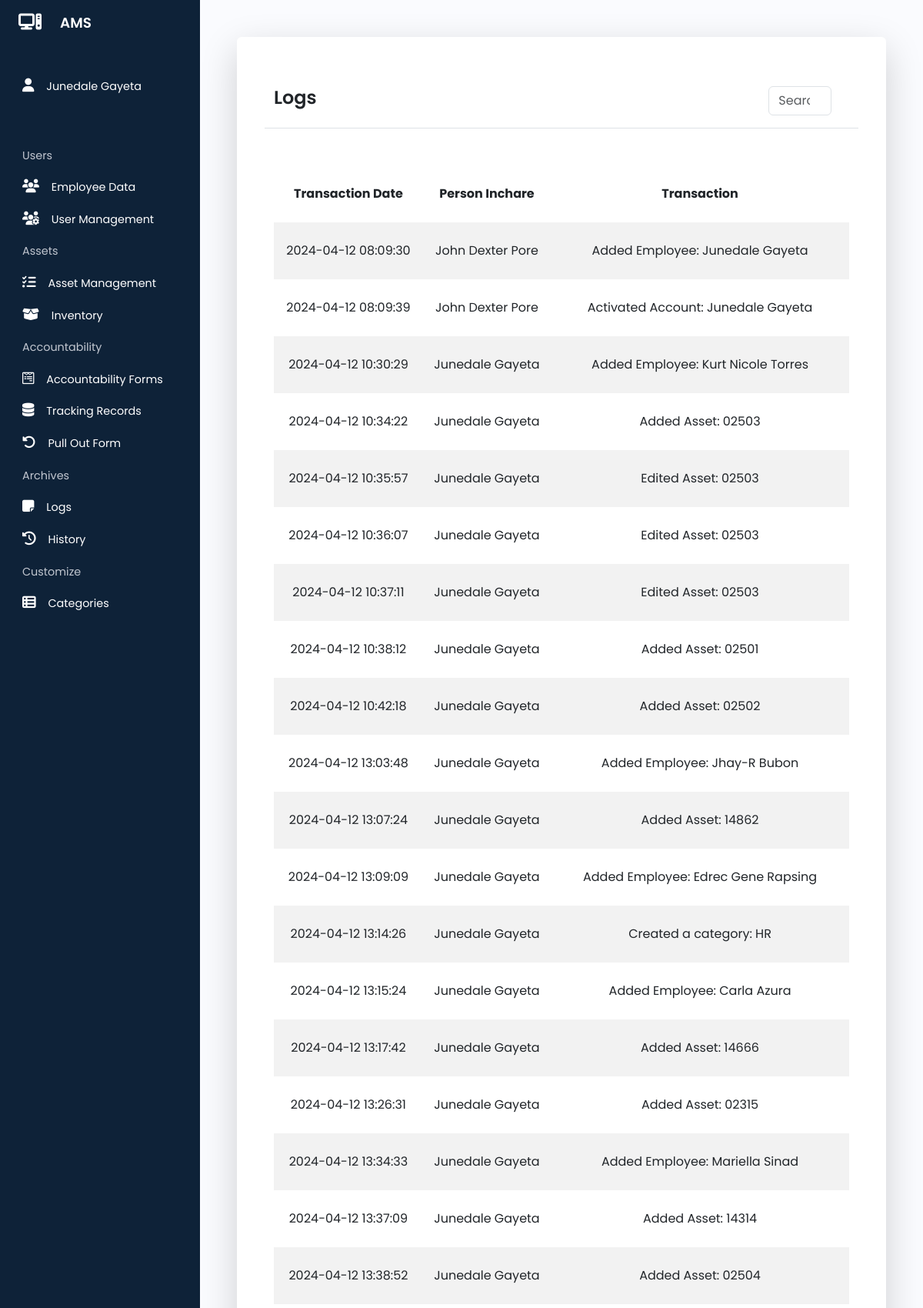
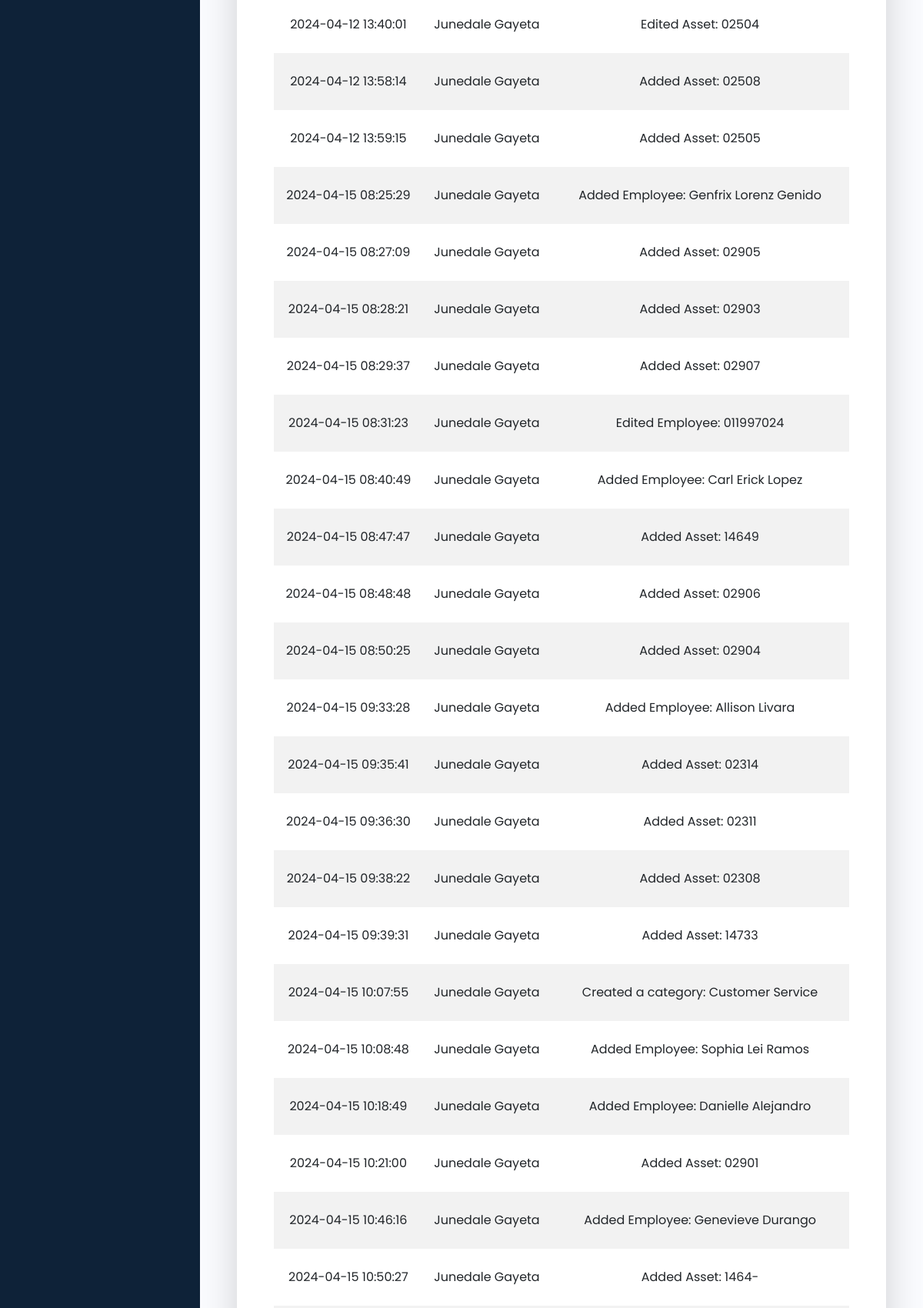
/pages/logs.php (signed in, upper part), run on the app's committed database (2 pictures, top to bottom).
### tables this page shows
CREATE TABLE `employee_data` (
  `id` int(200) NOT NULL,
  `employee_number` varchar(200) NOT NULL,
  `email` varchar(200) NOT NULL,
  `last_name` varchar(200) NOT NULL,
  `first_name` varchar(200) NOT NULL,
  `department` varchar(200) NOT NULL,
  `branch` varchar(200) NOT NULL,
  `location` varchar(200) NOT NULL,
  `designation` varchar(200) NOT NULL
);

CREATE TABLE `logs` (
  `id` int(200) NOT NULL,
  `transaction` varchar(200) NOT NULL,
  `person_incharge` varchar(200) NOT NULL,
  `date_time_transaction` datetime NOT NULL DEFAULT current_timestamp()
);

### php/auto_redirect.php (called while the page is built, shortened)
<?php
include 'db_conn.php';
if (isset($_COOKIE['asset_management_user'])) {
    $user_email = $_COOKIE['asset_management_user'];
    $login_query = "SELECT * FROM user_data WHERE email = '$user_email'";
    $login_result = mysqli_query($conn, $login_query);
    $login_count = mysqli_num_rows($login_result);
    if ($login_count == 1) {
        $login_get_result = mysqli_fetch_assoc($login_result);
        $user_employee_number = $login_get_result['employee_number'];
        $get_name_query = "SELECT * FROM employee_data WHERE employee_number = '$user_employee_number'";
        $get_name_result = mysqli_query($conn, $get_name_query);
        $get_name_row = mysqli_fetch_assoc($get_name_result);
        $user_first_name = $get_name_row['first_name'];
        $user_last_name = $get_name_row['last_name'];
        $user_full_name = $user_first_name . ' ' . $user_last_name;
    } else {
        header("Location: /asset_management/index.php");
    }
} else {
    echo '<script>
                window.location.href = "/asset_management/index.php";
            </script>';
}
?>

### php/archives.php (called while the page is built)
<?php
include 'db_conn.php';
$logs_query = "SELECT * FROM logs";
$logs_result = mysqli_query($conn, $logs_query);
?>

### pages/logs.php (the view, shortened to what this page needs)
<?php
include '../php/archives.php';
include '../php/auto_redirect.php';
?>
<!DOCTYPE html>
<html lang="en">
<head>
    <link href="https://cdn.lineicons.com/4.0/lineicons.css" rel="stylesheet" />
    <link rel="stylesheet" href="https://cdnjs.cloudflare.com/ajax/libs/font-awesome/6.5.1/css/all.min.css"
 />
    <link href="https://cdn.jsdelivr.net/npm/bootstrap@5.3.0-alpha3/dist/css/bootstrap.min.css" rel="stylesheet"
>
    <link rel="stylesheet" href="../style/sidebar.css">
    <link rel="stylesheet" href="../style/table.css">
</head>
<body>
    <div class="wrapper">
        <?php include 'sidebar.php'; ?>
        <div class="main p-5" style="height: 100vh">
            <div class="container-fluid shadow-lg bg-body rounded p-5 h-100">
                <div class="border-bottom row align-items-center mb-5 py-3">
                    <div class="col-10">
                        <h1>Logs</h1>
                    </div>
                    <div class="col-2">
                        <?php include 'search_bar.php' ?>
                    </div>
                </div>
                <div class="row h-75 overflow-auto">
                    <div class="col-12">
                        <table id="table" class="table table-borderless table-striped">
                            <thead class="sticky">
                                <tr>
                                    <th scope="col">Transaction Date</th>
                                    <th scope="col">Person Inchare</th>
                                    <th scope="col">Transaction</th>
                                </tr>
                            </thead>
                            <tbody>
                                <?php
                                foreach ($logs_result as $logs_result_row) {
                                    echo '<tr>';
                                    echo "<td>" . $logs_result_row['date_time_transaction'] . "</td>";
                                    echo "<td>" . $logs_result_row['person_incharge'] . "</td>";
                                    echo "<td>" . $logs_result_row['transaction'] . "</td>";
                                    echo '</tr>';
                                }
                                ?>
                            </tbody>
                        </table>
                    </div>
                </div>
            </div>
        </div>
    </div>
</body>
</html>

### pages/sidebar.php (shortened to what this page needs)
<aside id="sidebar" class="expand">
    <div class="d-flex">
        <button class="toggle-btn" type="button">
            <i class="fa-solid fa-computer"></i>
        </button>
        <div class="sidebar-logo">
            <a href="#">AMS</a>
        </div>
    </div>
    <ul class="sidebar-nav">
        <li class="sidebar-item mb-5">
            <a class="sidebar-link">
                <i class="fa-solid fa-user"></i>
                <span>
                    <?php echo $user_full_name ?>
                </span>
            </a>
        </li>
        <li class="sidebar-item">
            <a class="sidebar-caption">
                <span>Users</span>
            </a>
        </li>
        <li class="sidebar-item">
            <a href="employee_data.php" class="sidebar-link">
                <i class="fa-solid fa-users"></i>
                <span>Employee Data</span>
            </a>
        </li>
        <li class="sidebar-item">
            <a href="user_management.php" class="sidebar-link">
                <i class="fa-solid fa-users-gear"></i>
                <span>User Management</span>
            </a>
        </li>
        <li class="sidebar-item">
            <a class="sidebar-caption">
                <span>Assets</span>
            </a>
        </li>
        <li class="sidebar-item">
            <a href="asset_management.php" class="sidebar-link">
                <i class="fa-solid fa-list-check"></i>
                <span>Asset Management</span>
            </a>
        </li>
        <li class="sidebar-item">
            <a href="inventory.php" class="sidebar-link">
                <i class="fa-solid fa-box-open"></i>
                <span>Inventory</span>
            </a>
        </li>
        <li class="sidebar-item">
            <a class="sidebar-caption">
                <span>Accountability</span>
            </a>
        </li>
        <li class="sidebar-item">
            <a href="accountability_forms.php" class="sidebar-link">
                <i class="fa-brands fa-wpforms"></i>
                <span>Accountability Forms</span>
            </a>
        </li>
        <li class="sidebar-item">
            <a href="tracking_records.php" class="sidebar-link">
                <i class="fa-solid fa-database"></i>
                <span>Tracking Records</span>
            </a>
        </li>
        <li class="sidebar-item">
            <a href="print_pull_out.php" class="sidebar-link">
                <i class="fa-solid fa-rotate-left"></i>
                <span>Pull Out Form</span>
            </a>
        </li>
        <li class="sidebar-item">
            <a class="sidebar-caption">
                <span>Archives</span>
            </a>
        </li>
        <li class="sidebar-item">
            <a href="logs.php" class="sidebar-link">
                <i class="fa-solid fa-note-sticky"></i>
                <span>Logs</span>
            </a>
        </li>
        <li class="sidebar-item">
            <a href="history.php" class="sidebar-link">
                <i class="fa-solid fa-clock-rotate-left"></i>
                <span>History</span>
            </a>
        </li>
        <li class="sidebar-item">
            <a class="sidebar-caption">
                <span>Customize</span>
            </a>
        </li>
        <li class="sidebar-item">
            <a href="categories.php" class="sidebar-link">
                <i class="fa-solid fa-table-list"></i>
                <span>Categories</span>
            </a>
        </li>
    </ul>
</aside>

### style/sidebar.css (style rules this page uses)
a { text-decoration: none; }
li { list-style: none; }
h1 { font-weight: 600; font-size: 1.5rem; }
body { font-family: "Poppins", sans-serif; min-height: 100vh; height: 100vh; width: 100%; overflow: auto; }
.wrapper { display: flex; }
.main { min-height: 100vh; height: 100vh !important; width: 100%; overflow: auto; transition: all 0.35s ease-in-out; background-color: #fafbfe; display: flex; flex-direction: column; }
#sidebar { width: 70px; min-width: 70px; z-index: 1000; transition: all 0.25s ease-in-out; background-color: #0e2238; display: flex; flex-direction: column; }
#sidebar.expand { width: 260px; min-width: 260px; }
.toggle-btn { background-color: transparent; cursor: pointer; border: 0; padding: 1rem 1.5rem; }
.toggle-btn i { font-size: 1.5rem; color: #fff; }
.sidebar-logo { margin: auto 0; }
.sidebar-logo a { color: #fff; font-size: 1.15rem; font-weight: 600; }
#sidebar a.sidebar-link span, #sidebar a.sidebar-caption span { transition: opacity 0.25s ease-in-out, width 0.5s ease-in-out; opacity: 0; width: 0; }
#sidebar.expand a.sidebar-link span, #sidebar.expand a.sidebar-caption span { opacity: 1; width: auto; }
.sidebar-nav { padding: 2rem 0; flex: 1 1 auto; overflow-y: auto; height: 30vh; }
a.sidebar-link { padding: 0.625rem 1.625rem; color: #fff; display: block; font-size: 0.9rem; white-space: nowrap; border-left: 3px solid transparent; }
a.sidebar-caption { padding: 0.625rem 1.625rem; color: #c2c7d0; display: block; font-size: 0.9rem; white-space: nowrap; border-left: 3px solid transparent; }
.sidebar-link i, .sidebar-caption i { font-size: 1.1rem; margin-right: 0.75rem; }
.sidebar-item { position: relative; }
.main { animation: fadeIn 0.5s ease-in-out; }
.sidebar-nav { scrollbar-width: none; }

### style/table.css (style rules this page uses)
.table td, .table th { text-align: center; margin-top: 0%; white-space: nowrap; background-color: white; padding-top: 25px; padding-bottom: 25px; }
.sticky { position: sticky; top: 0; background-color: white; z-index: 1; }

### pages/logs.php (style rules this page uses)
.main { animation: revealDown 0.5s ease-in-out; }

### data on the page
employee_data: user_full_name "Junedale Gayeta"
logs: date_time_transaction "2024-04-12 08:09:30", person_incharge "John Dexter Pore", transaction "Added Employee: Junedale Gayeta"
logs: date_time_transaction "2024-04-12 08:09:39", person_incharge "John Dexter Pore", transaction "Activated Account: Junedale Gayeta"
logs: date_time_transaction "2024-04-12 10:30:29", person_incharge "Junedale Gayeta", transaction "Added Employee: Kurt Nicole Torres"
logs: date_time_transaction "2024-04-12 10:34:22", person_incharge "Junedale Gayeta", transaction "Added Asset: 02503"
logs: date_time_transaction "2024-04-12 10:35:57", person_incharge "Junedale Gayeta", transaction "Edited Asset: 02503"
logs: date_time_transaction "2024-04-12 10:36:07", person_incharge "Junedale Gayeta", transaction "Edited Asset: 02503"
logs: date_time_transaction "2024-04-12 10:37:11", person_incharge "Junedale Gayeta", transaction "Edited Asset: 02503"
logs: date_time_transaction "2024-04-12 10:38:12", person_incharge "Junedale Gayeta", transaction "Added Asset: 02501"
logs: date_time_transaction "2024-04-12 10:42:18", person_incharge "Junedale Gayeta", transaction "Added Asset: 02502"
logs: date_time_transaction "2024-04-12 13:03:48", person_incharge "Junedale Gayeta", transaction "Added Employee: Jhay-R Bubon"
logs: date_time_transaction "2024-04-12 13:07:24", person_incharge "Junedale Gayeta", transaction "Added Asset: 14862"
logs: date_time_transaction "2024-04-12 13:09:09", person_incharge "Junedale Gayeta", transaction "Added Employee: Edrec Gene Rapsing"
logs: date_time_transaction "2024-04-12 13:14:26", person_incharge "Junedale Gayeta", transaction "Created a category: HR"
logs: date_time_transaction "2024-04-12 13:15:24", person_incharge "Junedale Gayeta", transaction "Added Employee: Carla Azura"
logs: date_time_transaction "2024-04-12 13:17:42", person_incharge "Junedale Gayeta", transaction "Added Asset: 14666"
logs: date_time_transaction "2024-04-12 13:26:31", person_incharge "Junedale Gayeta", transaction "Added Asset: 02315"
logs: date_time_transaction "2024-04-12 13:34:33", person_incharge "Junedale Gayeta", transaction "Added Employee: Mariella Sinad"
logs: date_time_transaction "2024-04-12 13:37:09", person_incharge "Junedale Gayeta", transaction "Added Asset: 14314"
logs: date_time_transaction "2024-04-12 13:38:52", person_incharge "Junedale Gayeta", transaction "Added Asset: 02504"
logs: date_time_transaction "2024-04-12 13:40:01", person_incharge "Junedale Gayeta", transaction "Edited Asset: 02504"
logs: date_time_transaction "2024-04-12 13:58:14", person_incharge "Junedale Gayeta", transaction "Added Asset: 02508"
logs: date_time_transaction "2024-04-12 13:59:15", person_incharge "Junedale Gayeta", transaction "Added Asset: 02505"
logs: date_time_transaction "2024-04-15 08:25:29", person_incharge "Junedale Gayeta", transaction "Added Employee: Genfrix Lorenz Genido"
logs: date_time_transaction "2024-04-15 08:27:09", person_incharge "Junedale Gayeta", transaction "Added Asset: 02905"
logs: date_time_transaction "2024-04-15 08:28:21", person_incharge "Junedale Gayeta", transaction "Added Asset: 02903"
logs: date_time_transaction "2024-04-15 08:29:37", person_incharge "Junedale Gayeta", transaction "Added Asset: 02907"
logs: date_time_transaction "2024-04-15 08:31:23", person_incharge "Junedale Gayeta", transaction "Edited Employee: 011997024"
logs: date_time_transaction "2024-04-15 08:40:49", person_incharge "Junedale Gayeta", transaction "Added Employee: Carl Erick Lopez"
logs: date_time_transaction "2024-04-15 08:47:47", person_incharge "Junedale Gayeta", transaction "Added Asset: 14649"
logs: date_time_transaction "2024-04-15 08:48:48", person_incharge "Junedale Gayeta", transaction "Added Asset: 02906"
logs: date_time_transaction "2024-04-15 08:50:25", person_incharge "Junedale Gayeta", transaction "Added Asset: 02904"
logs: date_time_transaction "2024-04-15 09:33:28", person_incharge "Junedale Gayeta", transaction "Added Employee: Allison Livara"
logs: date_time_transaction "2024-04-15 09:35:41", person_incharge "Junedale Gayeta", transaction "Added Asset: 02314"
logs: date_time_transaction "2024-04-15 09:36:30", person_incharge "Junedale Gayeta", transaction "Added Asset: 02311"
logs: date_time_transaction "2024-04-15 09:38:22", person_incharge "Junedale Gayeta", transaction "Added Asset: 02308"
logs: date_time_transaction "2024-04-15 09:39:31", person_incharge "Junedale Gayeta", transaction "Added Asset: 14733"
logs: date_time_transaction "2024-04-15 10:07:55", person_incharge "Junedale Gayeta", transaction "Created a category: Customer Service"
logs: date_time_transaction "2024-04-15 10:08:48", person_incharge "Junedale Gayeta", transaction "Added Employee: Sophia Lei Ramos"
logs: date_time_transaction "2024-04-15 10:18:49", person_incharge "Junedale Gayeta", transaction "Added Employee: Danielle Alejandro"
logs: date_time_transaction "2024-04-15 10:21:00", person_incharge "Junedale Gayeta", transaction "Added Asset: 02901"
logs: date_time_transaction "2024-04-15 10:46:16", person_incharge "Junedale Gayeta", transaction "Added Employee: Genevieve Durango"
logs: date_time_transaction "2024-04-15 10:50:27", person_incharge "Junedale Gayeta", transaction "Added Asset: 1464-"
